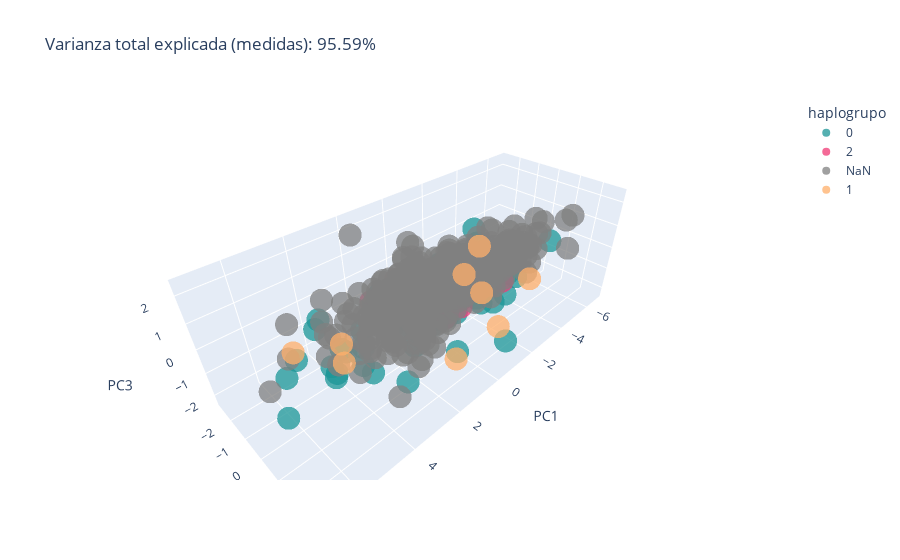

The code cell stored with this chart in its notebook:
### Code cell
# pca plot 2D y 3D para medidas
pca_plot_2D(df_pca_1_hg, loadings_1, 'medidas')
pca_plot_3D(pca_1, df_pca_1_hg, 'medidas')
